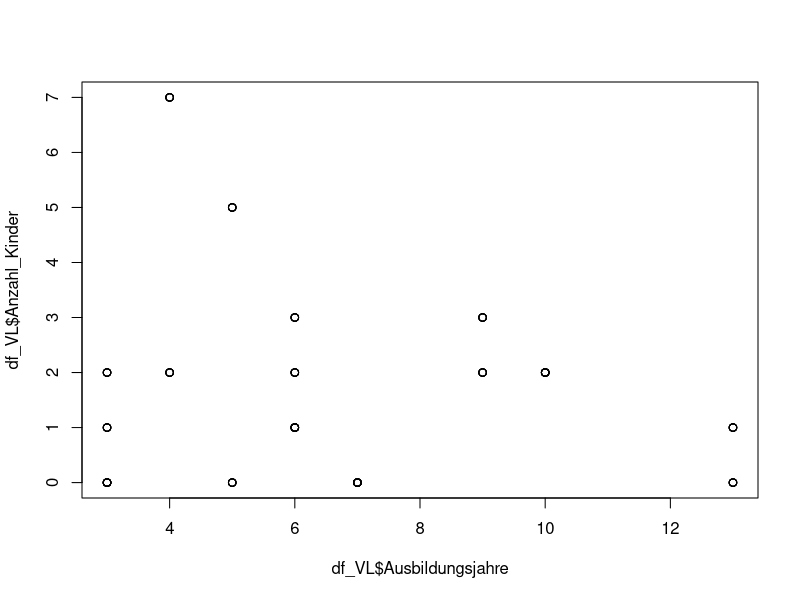

Recreate this plot in R.
## ---- chunk 1
#data.frame-Objekt von letzter Woche:
#Vorbereitung
Age <- c(runif(100, min = 13, max = 18))
Alter <- as.character(Age)

#Dataframe erstellen
df_VM <- data.frame(ID=c(1:100),
                        Alter,
                        Gewicht= c(rep(15,4), rep(16,4), rep(17,8),rep(18,12),
                                   rep(19,14), rep(20,16), rep(21,18),
                                   rep(22, 12), rep(23, 8), rep(24,4)),
                        Sport= c(seq(10,50,2), seq(50,100,3), seq(100,150,4),
                                 seq(150,200,3), seq(200,240,2), rep(120,5),
                                 rep(60,6)),
                        Internetnutzung= c(seq(10,50,4), seq(50,100,3),
                                           seq(100,150,2), seq(150,200,3),
                                           seq(200,240,4), rep(100,6),
                                           rep(180,8), rep(60,4)))
## ---- chunk 2
dim(df_VM)
## ---- chunk 3
names(df_VM)
## ---- chunk 4
names(df_VM)[4] <- "Sportminuten"
## ---- chunk 5
rownames(df_VM)[2] <- "Fall-Zwei"
## ---- chunk 6
str(df_VM)
## ---- chunk 7
class(df_VM)
## ---- chunk 8
typeof(df_VM)
## ---- chunk 9
summary(df_VM)
## ---- chunk 10
gender <- as.integer(runif(100, 0, 2))
income <- rnorm(100, 10000, 4000)
education <- as.integer(rnorm(100, 2, 0.8))
age <- runif(100, 18, 90)
home <- sample(c(rep(c("countryside", "suburb", "city"), each = 33), "city"))
df_FK <- data.frame(gender, income, education, age, home)

#Ein spezieller Fall?
which(df_FK$income > 15000 & df_FK$education == 0)
#oder einfach:
df_FK[df_FK$income > 15000 & df_FK$education == 0,]
## ---- chunk 11
Einkommen <- c(seq(from = 2000, to = 12000, length.out = 100))
Krankheitstage <- round(rnorm(runif(100, min = 3, max = 40), 
                              mean = 6.5, sd =3))
Ausbildungsjahre <- (rep(c(3, 6, 9, 3, 13, 4, 6, 7, 10, 5), 
                         each = 10))
Anzahl_Kinder <- rep(c(1, 0, 1, 2, 3, 2, 2, 0, 0 ,
                       1, 7, 2, 3, 1, 0, 0, 2, 2,5, 0), 
                     each = 5)
Geschlecht <- sample(rep(c("weiblich", "männlich", 
                           "divers", "männlich", "weiblich"), 
                         each = 20))
df_VL <- data.frame(Einkommen, Krankheitstage, 
                    Ausbildungsjahre, Anzahl_Kinder, 
                    Geschlecht)

# Eine erste Feststellung:
plot(df_VL$Ausbildungsjahre, df_VL$Anzahl_Kinder)

# Wie könnten wir jetzt spezielle Fälle finden?
which(df_VL$Ausbildungsjahre>mean(df_VL$Ausbildungsjahre)
      & 
      df_VL$Anzahl_Kinder>mean(df_VL$Anzahl_Kinder))


# Hier weisen wir einfach noch dem 50 Fall (mit hoher Bildung) eine hohe Anzahl Kinder zu:
df_VL$Anzahl_Kinder[50] <- 8

## ---- chunk 12
Wohnort <-c(rep(1:6, times=5),3,4,2,2,6,5,1,
            rep(1,times=10),5,3,4,1,1,3,
            rep(seq(from=1, to=6, by=2),times=7),
            rep(3, times=8),
            rep(seq(from=1, to=6, by=3),times=9))
Lebenszufriedenheit <-c(rep(seq(from=1,to=10, by=2),times=9),
                        rep(4:6, times=12),10,9,4,4,8,7,
                        rep(5,times=7),8,3,4,
                        seq(from=2, to=9, by=3))
Alter_KO <-c(rep(33:44),seq(from=28,to=66,by=4),
          54,62,42,85,66,41,91,23,
          rep(43,times=7),87,44,43,65,31,
          rep(31:56),43,23,31,65,43,25,26,36,
          rep(seq(from=54,to=71,by=5),times=2),
          rep(28:35, each=2))
Arbeitsstatus <-c(rep(1:8, times=5),4,2,2,6,5,7,
                  rep(1,times=10),rep(2,times=4),5,3,4,1,3,
                  rep(seq(from=1, to=8, by=2),times=),
                  rep(3, times=8),5,6,
                  rep(seq(from=1, to=8, by=3),times=7))
Abstimmungsberechtigung <- c(rep("Ja",times=25),
                      "Nein","Nein","Ja","Nein","Nein","Ja","Nein",
                      "Nein","Ja","Nein","Nein", "Ja",
                      rep("Nein",times=15),
                      "Ja","Nein","Nein","Ja","Nein","Nein",
                      "Ja","Nein","Nein","Ja","Ja",
                      rep("Ja",times=33),"Nein","Ja","Nein","Ja")
df_KO <-data.frame(Wohnort, Lebenszufriedenheit,
                   Alter_KO, Arbeitsstatus, Abstimmungsberechtigung)


#und die vier Teildatensätz:
berechtigt <- which(df_KO$Abstimmungsberechtigung=="Ja")
TD1_KO <- df_KO[berechtigt,]

nichtberechtigt <- which(df_KO$Abstimmungsberechtigung=="Nein")
TD2_KO <- df_KO[nichtberechtigt,]

staedtisch_alt <- which(df_KO$Wohnort<=3 & df_KO$Alter>=40)
TD3_KO <- df_KO[staedtisch_alt,]

#Wie könnten wir den Vektor 'staedtisch_alt' nutzen?
TD4_KO <- df_KO[-c(staedtisch_alt),]
#Wir nehmen also einfach "alle anderen".
## ---- chunk 13
#Datensatz
df_JB <- data.frame(alter = round(runif(100, 18, 64)),
                    geschlecht = sample(rep(c(seq(1,3),2,3), 20)),
                    tvdauer = sample(round(rnorm(100, 3, 1), 0)),
                    happiness = sample(c(sample(1:10, 80, replace = T), rep(NA, 20))),
                    prog = sample(rep(c("Sandmännchen","Tagesschau",                                        "Akte-X","Simpsons",NA), 20)))


TD1_JB <- df_JB[which(!is.na(df_JB$prog)),] # Angabe zu Programm vorhanden
TD2_JB <- df_JB[which(is.na(df_JB$prog)),] # Angabe zu Programm nicht vorhanden

#Berechnung der Standardabweichung für zwei Teildatensätze:
for(t in list(TD1_JB, TD2_JB)){
  print(mean(t$tvdauer, na.rm = T));
  print(sd(t$tvdauer, na.rm = T))
}
## ---- chunk 14
#Datensatz
Alter_LJ <- round(runif(100, 18, 30), 0)
Dauer_Ausbildung <- round(runif(100, 9, 20), 0)
Einstiegsgehalt <- round(rnorm(100, 6000, 1800), 0)
Zufriedenheit <- round(runif(100, 1, 10), 0)
Branche <- rep(c("Finanz-/Versicherungswesen", "Information/Kommunikation",
                 "Gesundheits-/Sozialwesen", "Erziehung/Unterricht",
                 "Dienstleistungsbereich"), 20)
df_LJ <- data.frame(Alter_LJ, Dauer_Ausbildung, Einstiegsgehalt, 
                    Zufriedenheit, Branche)


#Variante 1
mean(df_LJ[df_LJ$Einstiegsgehalt >= 6000 & 
             df_LJ$Dauer_Ausbildung >= 14,"Einstiegsgehalt"])
#Variante 2
mean(df_LJ$Einstiegsgehalt[df_LJ$Einstiegsgehalt >= 6000 
                               & df_LJ$Dauer_Ausbildung >= 14])

